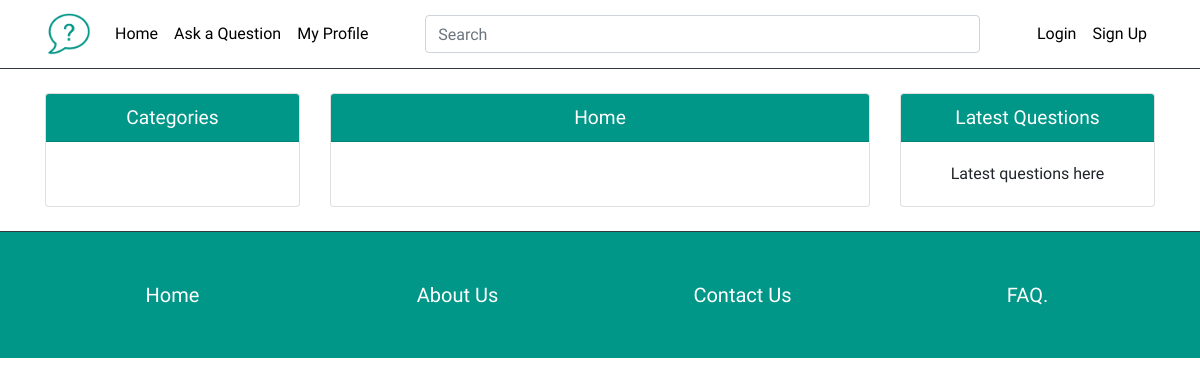
/, run on an earlier commit of the app's database.
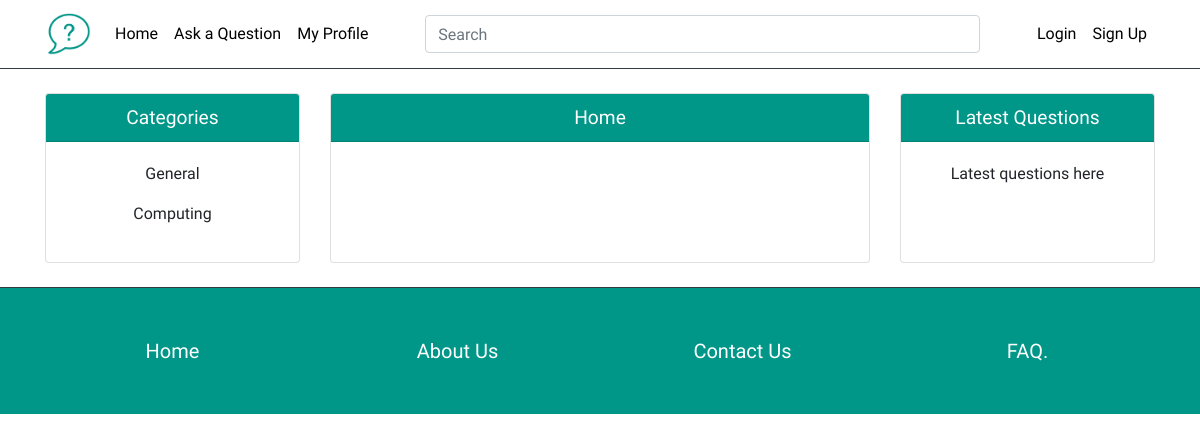
And on a later commit of the database.
### ask_students/models.py (models this page shows, shortened)
class Category(models.Model):
	name = models.CharField(max_length=64, unique=True)
	description = models.CharField(max_length=512, null=True)
	approved = models.BooleanField(default=False)
	slug = models.SlugField(unique=True)
	user = models.ForeignKey(User, on_delete=models.SET_NULL, null=True)
	class Meta:
		verbose_name_plural = "Categories"

### ask_students/views.py (the view)
# urls.py: url(r'^$', views.index, name='index')
def index(request):
    past_week = timezone.now() - timedelta(days=7)
    top_questions_list = Question.objects.order_by('-views')[:10]
    test = Question.objects.all().order_by('-views')
    unanswered_questions_list = Question.objects.all()[:10]
    context_dict = {'top_questions': top_questions_list,
                    'unanswered_questions': unanswered_questions_list
                    }
    return render(request, 'ask_students/index.html', context_dict)

### ask_students/templatetags/ask_students_templatetags.py (called while the page is built)
@register.inclusion_tag('ask_students/category_list.html')
def get_category_list():
	return {'categories': Category.objects.all()}

### templates/ask_students/index.html (shortened to what this page needs)
{% extends 'ask_students/base.html' %}
{% block pagetitle %}
    Home
{% endblock %}

### templates/ask_students/category_list.html
{% if categories %}
    {% for category in categories %}
        <p>{{ category.name }}</p>
    {% endfor %}
{% endif %}

What changed in the data, as far as the page shows it:
added Category: name "General"
added Category: name "Computing"
